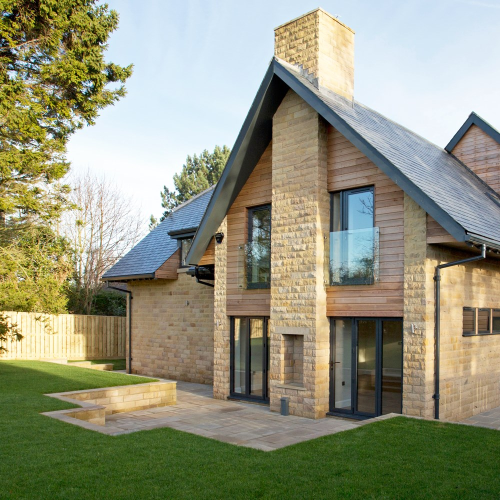
#> input picture pictures/home.jpg, 1000 x 1000 px, found by its file name (shown at 1/2 size)
$ python '3_Application of Mask.py'
#> lines starting #> are read from the running program, lines starting #| are printed output that depends on the picture
import numpy as np
import cv2 as cv
from matplotlib import pyplot as plt

img = cv.imread('pictures/home.jpg', 0)
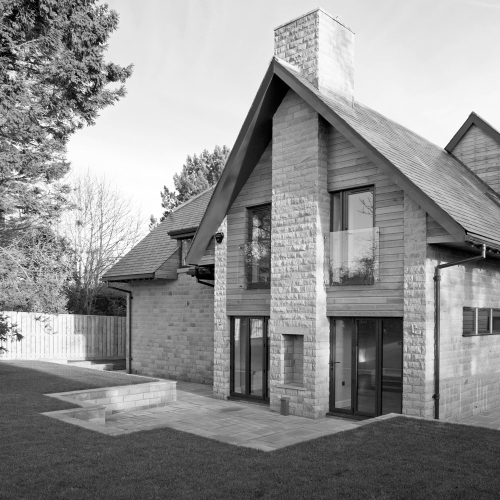
#> img: shape (1000, 1000) (shown at 1/2 size); min 0, max 255, mean 144.5
# img'nin genişlik yüksekliği ile siyah görüntü
mask = np.zeros(img.shape[:2], np.uint8)
mask[100:500, 100:700] = 255  # beyaz deger at seçili piksellere
masked_img=cv.bitwise_and(img,img,mask=mask)
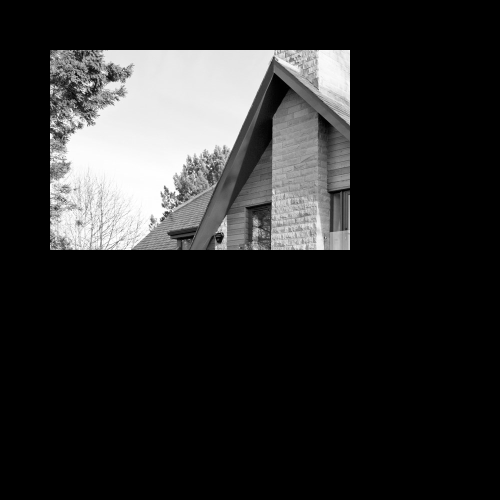
#> masked_img: shape (1000, 1000) (shown at 1/2 size); min 0, max 255, mean 41.6

# Histogramı maskeli ve maskesiz hesaplama
hist_full=cv.calcHist([img],[0],None,[256],[0,256]) # full histogram    # Mavi renk
#> hist_full = 256 values, max 11798 at index 228, min 519 at index 12, mean 3906.2
hist_mask=cv.calcHist([img],[0],mask,[256],[0,256]) # maskeleme, bazı bolgeye göre histogram # turuncu
#> hist_mask = 256 values, max 6604 at index 234, min 179 at index 14, mean 937.5

#çıktı
plt.subplot(221), plt.imshow(img, 'gray')
plt.subplot(222), plt.imshow(mask,'gray')
plt.subplot(223), plt.imshow(masked_img, 'gray')
plt.subplot(224), plt.plot(hist_full),plt.plot(hist_mask)
plt.xlim([0,256])
plt.show()
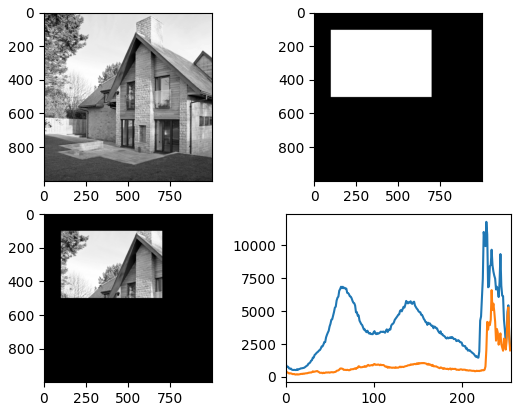
#> figure drawn by matplotlib, 4 panels; panel 4: curve peaks at x = 228, y = 11798; panel 4: curve peaks at x = 234, y = 6604
